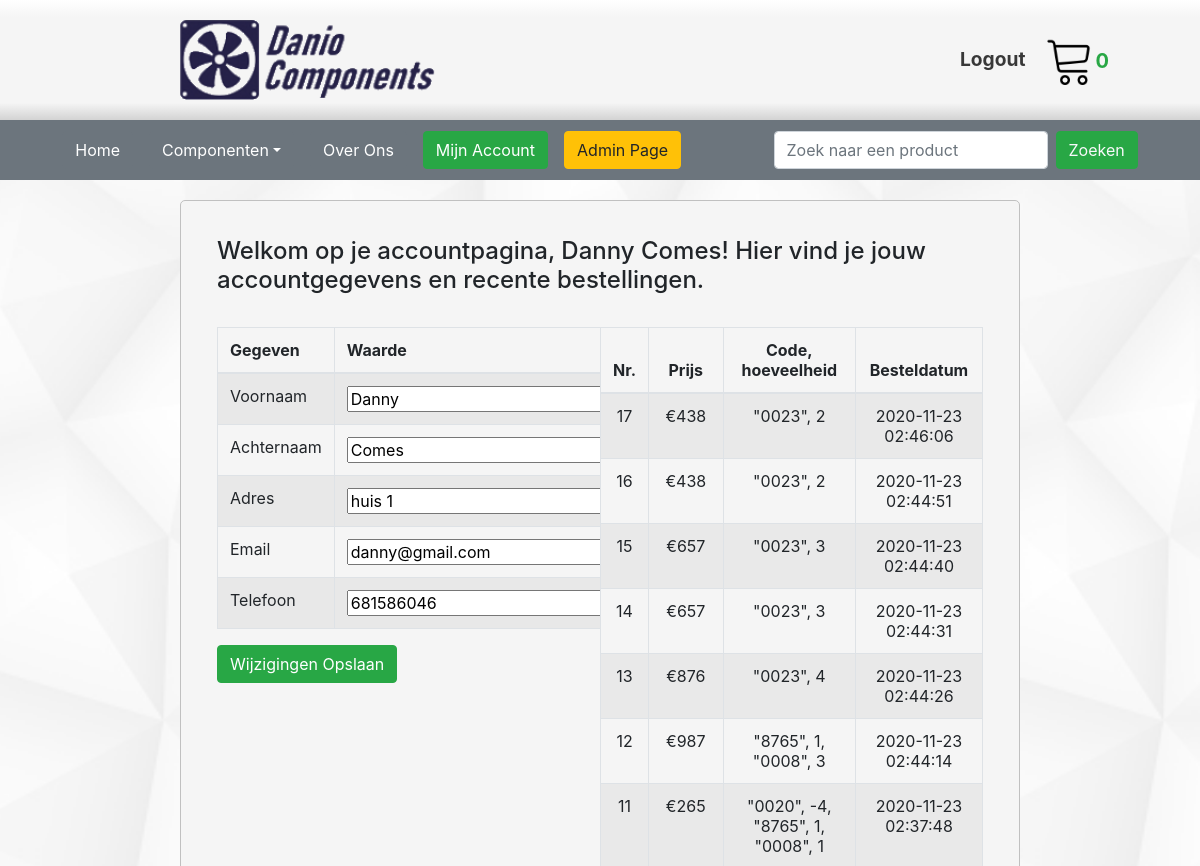
The app's page /accountPage.php (signed in, upper part), older data.
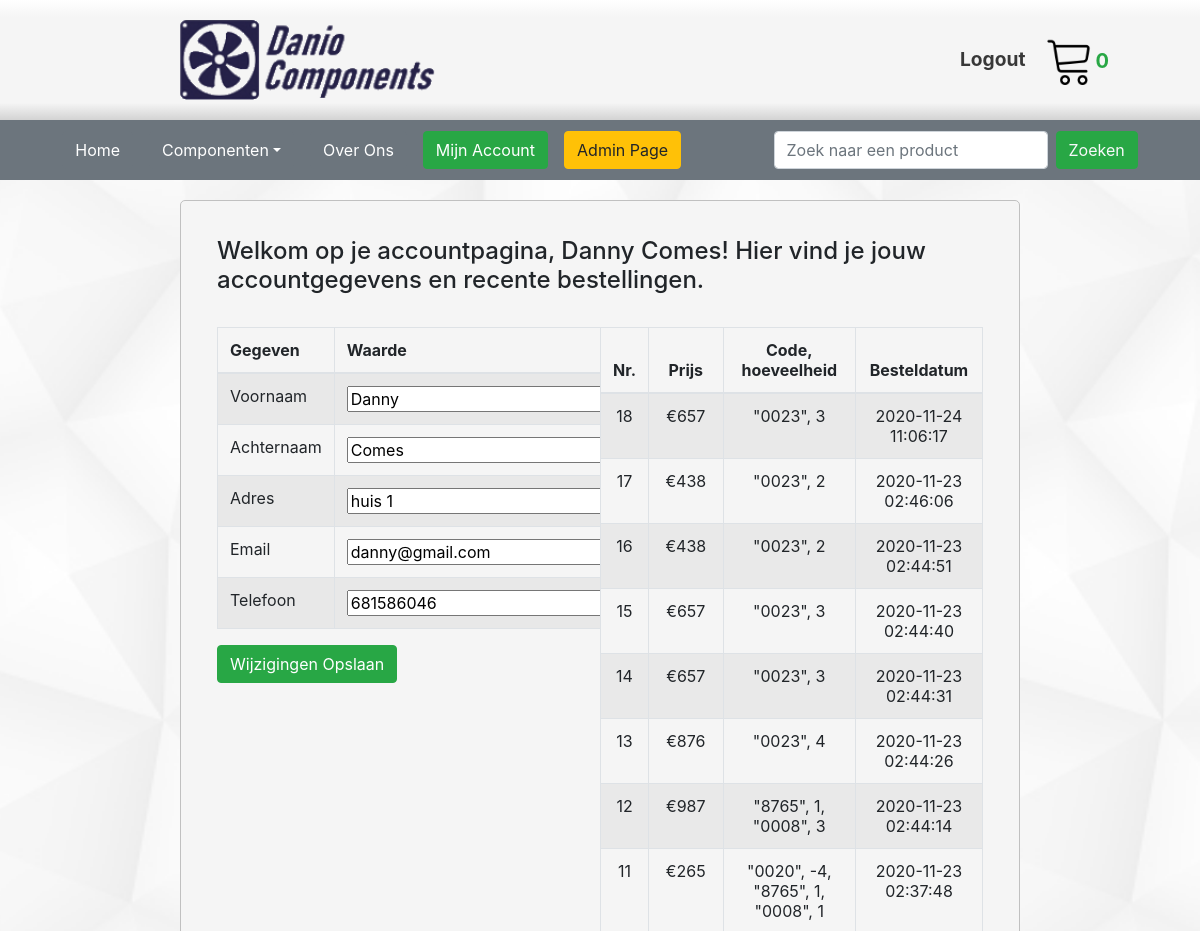
The same page, newer data.
### tables this page shows
CREATE TABLE IF NOT EXISTS `orders` (
  `id` int(11) NOT NULL AUTO_INCREMENT,
  `user_id` varchar(45) NOT NULL,
  `product_codes` json NOT NULL,
  `total_price` float NOT NULL,
  `date` datetime NOT NULL,
  PRIMARY KEY (`id`),
  UNIQUE KEY `id_UNIQUE` (`id`)
);

### accountPage.php (the view, shortened to what this page needs)
<?php
    require_once("database.php");
    $stmt = $con->prepare("SELECT * FROM orders WHERE `user_id`=? ORDER BY `date` DESC");
    $stmt->bindValue(1, $_SESSION["user"]->id);
    $stmt->execute();
    $orders = $stmt->fetchAll(5);
?>
<html>
    <head>
        <link rel="stylesheet" href="styleSheet.css">
    </head>
    <body>
        <?php include("header.php"); ?>
            <div class="PageContentBg">
                <h4>Welkom op je accountpagina, <?php echo $_SESSION["user"]->firstname . " " . $_SESSION["user"]->lastname ?>! Hier vind je jouw accountgegevens en recente bestellingen.</h4><br>
                <div class="accountPage-grid-container">
                    <form method="POST">
                        <div class="grid-item table-responsive">
                            <table class="table-bordered table table-striped editAccountTable">
                                <thead>
                                    <th>Gegeven</th>
                                    <th>Waarde</th>
                                </thead>
                                <tbody>
                                    <tr>
                                        <td>Voornaam</td>
                                        <td><input type="text" name="firstname" maxlength="45" value="<?php echo $_SESSION["user"]->firstname ?>"></td>
                                    </tr>
                                    <tr>
                                        <td>Achternaam</td>
                                        <td><input type="text" name="lastname" maxlength="45" value="<?php echo $_SESSION["user"]->lastname ?>"></td>
                                    </tr>
                                    <tr>
                                        <td>Adres</td>
                                        <td><input type="text" name="address" maxlength="45" value="<?php echo $_SESSION["user"]->address ?>"></td>
                                    </tr>
                                    <tr>
                                        <td>Email</td>
                                        <td><input type="text" name="email" maxlength="45" value="<?php echo $_SESSION["user"]->email ?>"></td>
                                    </tr>
                                    <tr>
                                        <td>Telefoon</td>
                                        <td><input type="number" name="phone" value="<?php echo $_SESSION["user"]->phone ?>"></td>
                                    </tr>
                                </tbody>
                            </table>
                        </div>
                        <input class=" btn btn-success" type="submit" value="Wijzigingen Opslaan">
                    </form>
                    <div class="grid-item">
                        <?php
                            if(!empty($orders)) {
                                echo "<div class='table-responsive'>";
                                echo "<table class='table-bordered table table-striped text-center text-center'>";
                                    echo "<thead>";
                                        echo "<th>Nr.</th>";
                                        echo "<th>Prijs</th>";
                                        echo "<th>Code, hoeveelheid</th>";
                                        echo "<th>Besteldatum</th>";
                                    echo "</thead>";
                                    echo "<tbody>";
                            }
                            $orderCount = count($orders);
                            $i = $orderCount;
                            foreach($orders as $order) {
                                echo "<tr>";
                                echo "<td>" . $i . "</td>";
                                echo "<td>€" . $order->total_price . "</td>";
                                echo "<td>" . str_replace(']', '', str_replace('[', '', $order->product_codes)) . "</td>";
                                echo "<td>" . $order->date . "</td>";
                                echo "</tr>";
                                $i--;
                            }
                            if(!empty($orders)) {
                                    echo "</tbody>";
                                echo "</table>";
                                echo "</div>";
                            }
                        ?>
                    </div>
                </div>
            </div>
        <?php include("footer.php"); ?>
    </body>
</html>

### header.php (shortened to what this page needs)
<html>
    <head>
        <link rel="stylesheet" href="styleSheet.css">
        <link rel="stylesheet" href="https://stackpath.bootstrapcdn.com/bootstrap/4.4.1/css/bootstrap.min.css">
    </head>
    <body>
        <div class="header">
            <div class="headerBg">
                <img src="images/logo.png" class="logo" alt="Cinque Terre" onclick="location.href='index.php'">
                <div class="cartLoginContainer">
                    <div>
                        <?php
                            if($_SESSION["login"]) {
                                echo "<a class='login' href='session_destroy.php'>Logout</a>";
                            } else {
                               echo "<a class='login'  href='login.php'>Login</a>";
                            }
                        ?>
                    </div>
                    <div>
                        <img src="images/cart.png" class="winkelwagen" onclick="location.href='payOrder.php'">
                        <p class="text-success" id="aantal" style="font-weight:bold; font-size:20px;">
                            <?php
                                $cartItemAmount = 0;
                                echo $cartItemAmount;
                            ?>
                        </p>
                    </div>
                </div>
            </div>
            <nav class="navbar navbar-expand-sm bg-secondary navbar-dark menubar">
                <ul class="navbar-nav mx-auto">
                <li class="nav-item">
                    <button onclick="window.location.href='index.php'" class="mr-3 btn btn-secondary">Home</button>
                </li>
                <div class="dropdown">
                    <button class="mr-3 btn btn-secondary dropdown-toggle" type="button" id="dropdownMenuButton" data-toggle="dropdown" data-target=".dropdown-menu" aria-haspopup="true" aria-expanded="false">Componenten</button>
                </div>
                <li class="nav-item">
                    <button onclick="window.location.href='contactPage.php'" class="btn btn-secondary mr-3">Over Ons</button>
                </li>
                <?php
                    if($_SESSION["login"]) {
                        echo "<li class='nav-item'>";
                            echo "<button onclick='window.location.href=`accountPage.php`' class='mr-3 btn btn-success'>Mijn Account</button>";
                        echo "</li>";
                    }
                    if(isset($_SESSION["user"]->is_admin) && $_SESSION["user"]->is_admin == 1){
                        echo "<li class='nav-item'>";
                            echo "<a class='btn btn-warning' type='button' href='adminPage.php'>Admin Page</a>";
                        echo "</li>";
                    }
                ?>
                </ul>
                <form class="form-inline searchBar mx-auto" method="GET" action="index.php">
                    <input class="form-control mr-sm-2" type="search" placeholder="Zoek naar een product" name="searchTag">
                    <input class="btn btn-success my-2 my-sm-0 text-light" value="Zoeken" type="submit">
                </form>
            </nav>
        <div>
    </body>
</html>

### footer.php (shortened to what this page needs)
<html>
    <head>
        <link rel="stylesheet" href="styleSheet.css">
    </head>
    <body>
    </body>
</html>

### styleSheet.css (style rules this page uses)
@media only screen { body { background-image: linear-gradient(white, white, rgb(209, 209, 209)); background-image: url("images/background.png"); background-repeat: repeat; background-size: 1000px 1000px; } }
@media only screen { div { user-select: text; } }
@media only screen { .headerBg { background-image: linear-gradient(white, whitesmoke, whitesmoke, whitesmoke, whitesmoke, whitesmoke, whitesmoke, lightgrey); height:120px; } }
@media only screen { .menubar { height:60px; clear:both; } }
@media only screen { .PageContentBg { background-color: whitesmoke; margin-left:15%; margin-top: 20px; margin-bottom: 100px; width:70%; padding:3%; border:solid silver 1px; border-radius: 5px; } }
@media only screen { .cartLoginContainer { margin-left:80%; margin-top:35px; width:200px; position: absolute; float:left; } }
@media only screen { #aantal { line-height: 52px; margin-left:120px; } }
@media only screen { .login { margin-top:10px; font-size: larger; color: rgb(56, 56, 56); float:left; font-weight: bold; } }
@media only screen { .winkelwagen { width: 50px; margin-bottom:10px; margin-left:20px; float:left; cursor: pointer; } }
@media only screen { .logo { width: 300px; margin-top: 20px; margin-left:15%; margin-bottom:20px; float:left; cursor: pointer; } }
@media only screen { .searchBar { margin-left:30%; margin-top:15px; } }
@media only screen { .accountPage-grid-container { display:grid; grid-template-columns:50% 50%; grid-template-rows:auto auto; } }
@media only screen { .editAccountTable { width:90%; } }

Row changes from the older to the newer data that the page shows:
added orders: total_price "657", product_codes "\"0023\", 3", date "2020-11-24 11:06:17"
